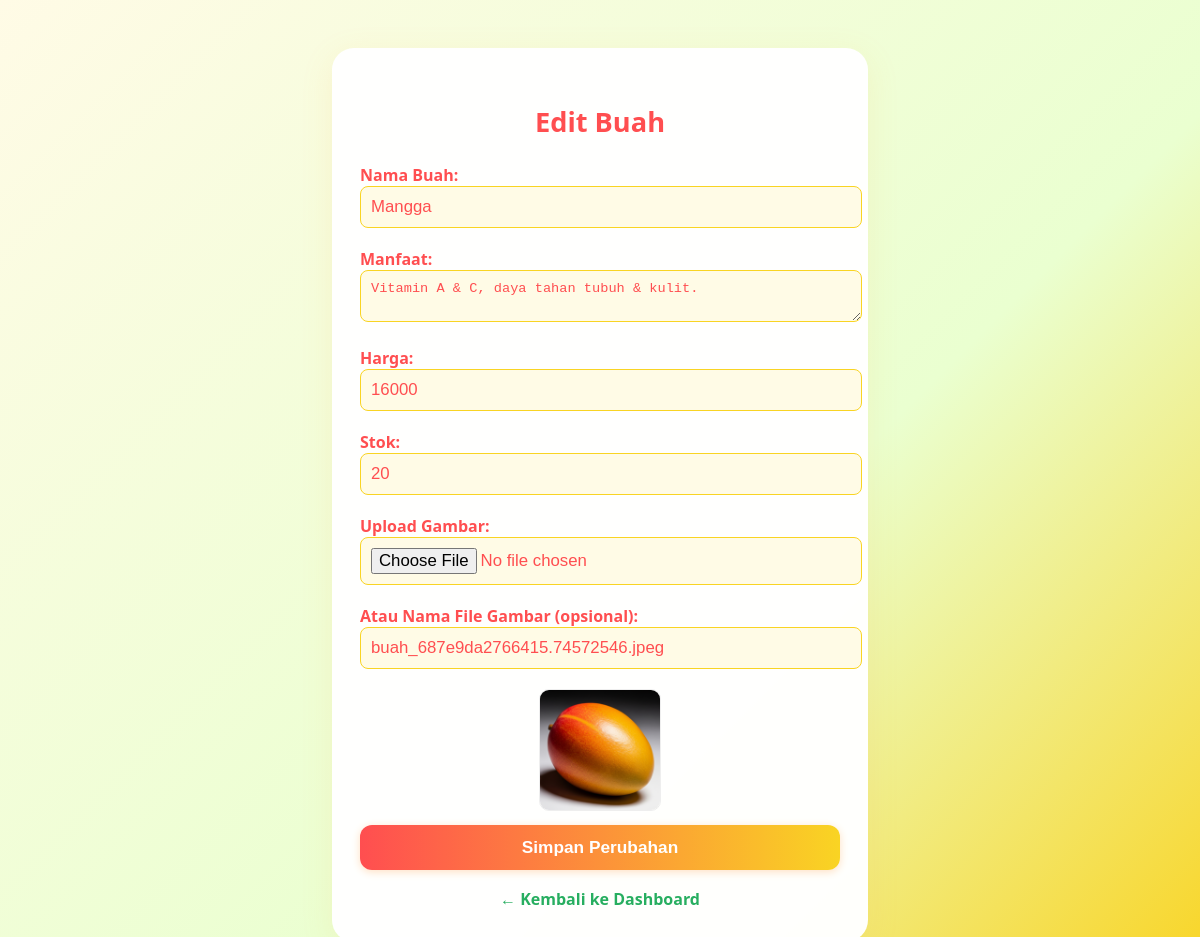
The app's page /edit_buah.php?id=19 (signed in) with its own data.
### tables this page shows
CREATE TABLE `buah` (
  `id` int(11) NOT NULL,
  `nama` varchar(100) NOT NULL,
  `deskripsi` text DEFAULT NULL,
  `harga` int(11) NOT NULL,
  `gambar` varchar(255) DEFAULT NULL,
  `stok` int(11) DEFAULT NULL
);

### edit_buah.php (the view, shortened to what this page needs)
<?php
require_once 'koneksi.php';
$id = intval($_GET['id'] ?? 0);
$stmt = $pdo->prepare("SELECT * FROM buah WHERE id = ?");
$stmt->execute([$id]);
$buah = $stmt->fetch();
?>
<!DOCTYPE html>
<html lang="id">
<head>
    <link rel="stylesheet" href="style.css">
</head>
<body>
    <div class="edit-container">
        <h2>Edit Buah</h2>
        <form method="post" enctype="multipart/form-data">
            <label>Nama Buah:
                <input type="text" name="nama" value="<?=htmlspecialchars($buah['nama'])?>" required>
            </label>
            <label>Manfaat:
                <textarea name="deskripsi"><?=htmlspecialchars($buah['deskripsi'])?></textarea>
            </label>
            <label>Harga:
                <input type="number" name="harga" value="<?=htmlspecialchars($buah['harga'])?>" required>
            </label>
            <label>Stok:
                <input type="number" name="stok" min="0" value="<?=htmlspecialchars($buah['stok'])?>" required>
            </label>
            <label>Upload Gambar:
                <input type="file" name="gambar" accept="image/*" id="input-gambar">
            </label>
            <label>Atau Nama File Gambar (opsional):
                <input type="text" name="gambar_text" placeholder="Misal: apel.jpg" id="input-gambar-text" value="<?=htmlspecialchars($buah['gambar'])?>">
            </label>
            <img id="preview-gambar" src="images/<?=htmlspecialchars($buah['gambar'])?>" alt="Preview Gambar" class="preview-img">
            <button type="submit" name="update">Simpan Perubahan</button>
        </form>
        <a href="admin.php" class="back-link">&larr; Kembali ke Dashboard</a>
    </div>
</body>
</html>

### style.css (style rules this page uses)
body { background: linear-gradient(120deg, #f6d365 0%, #fda085 100%); font-family: 'Segoe UI', Tahoma, Geneva, Verdana, sans-serif; margin: 0; min-height: 100vh; }

### edit_buah.php (style rules this page uses)
body { background: linear-gradient(135deg, #fffbe6 0%, #eaffd0 60%, #f9d423 100%); font-family: 'Poppins', 'Segoe UI', Arial, sans-serif; }
.edit-container { max-width: 480px; margin: 48px auto; background: rgba(255,255,255,0.98); border-radius: 22px; box-shadow: 0 8px 32px rgba(255, 180, 80, 0.13); padding: 32px 28px; }
h2 { text-align: center; color: #ff4e50; margin-bottom: 24px; font-size: 1.7em; font-weight: 800; }
label { display: block; margin-bottom: 8px; color: #ff4e50; font-weight: 600; }
input, textarea { width: 100%; padding: 10px; border-radius: 8px; border: 1px solid #f9d423; margin-bottom: 12px; font-size: 1.05em; background: #fffbe6; color: #ff4e50; }
button { background: linear-gradient(90deg, #ff4e50 0%, #f9d423 100%); color: #fff; border: none; padding: 12px 0; border-radius: 12px; font-size: 1.08em; font-weight: bold; cursor: pointer; width: 100%; transition: background 0.2s, transform 0.1s; box-shadow: 0 2px 8px #ffe0c3; }
.back-link { display: block; text-align: center; margin-top: 18px; color: #27ae60; font-weight: bold; text-decoration: none; }
.preview-img { max-width: 120px; max-height: 120px; border-radius: 10px; border: 1px solid #eee; display: block; margin: 0 auto 14px auto; }

### records on screen
buah: nama "Mangga", deskripsi "Vitamin A & C, daya tahan tubuh & kulit.", harga "16000", stok "20", gambar_text "buah_687e9da2766415.74572546.jpeg", gambar (picture)
